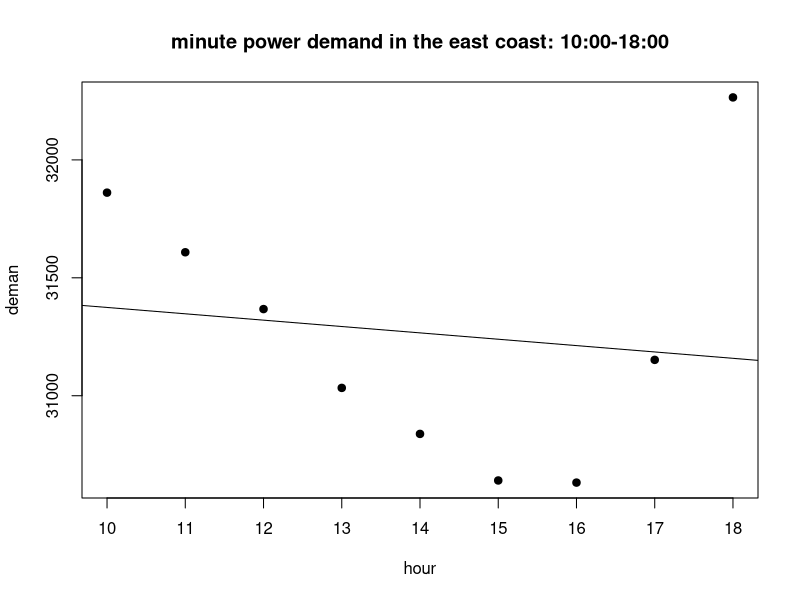
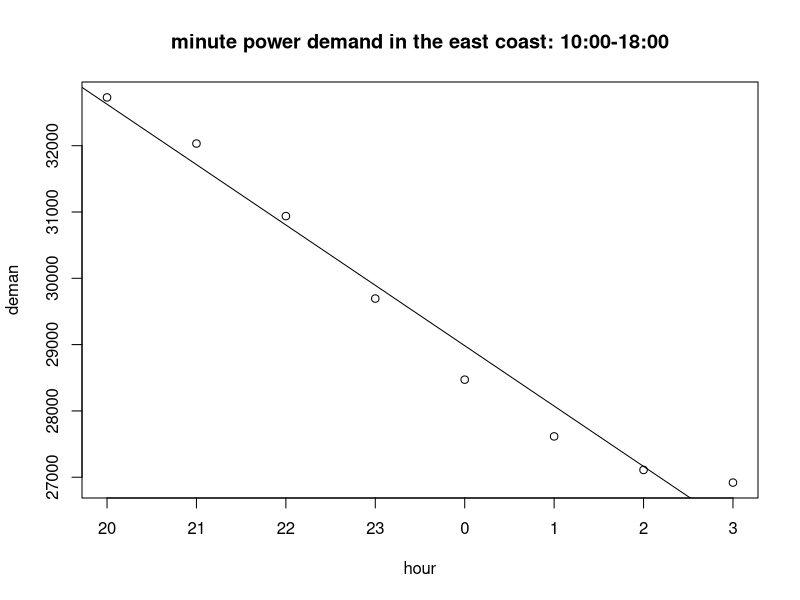

R code for these plots, in order:
A <- read.delim('Week3/table.tsv')
A$DateTime <- as.POSIXct( A$megawatthours, tz = "EST", "%H:%M EST %m/%d/%Y" )

B <- A[ order(A$DateTime), ]


# step 1 create data cube:

BPAT_DF <- data.frame(year = format(B$DateTime,"%Y") ,month = format(B$DateTime,"%m"), day = format(B$DateTime,"%d") ,hour = format(B$DateTime,"%H") , location = "BPAT" ,damand  = B$Demand )
CISO_DF <- data.frame(year = format(B$DateTime,"%Y") ,month = format(B$DateTime,"%m"), day = format(B$DateTime,"%d") ,hour = format(B$DateTime,"%H") , location = "CISO" ,damand  = B$Demand.1 )
CPLE_DF <- data.frame(year = format(B$DateTime,"%Y") ,month = format(B$DateTime,"%m"), day = format(B$DateTime,"%d") ,hour = format(B$DateTime,"%H") , location = "CPLE" ,damand  = B$Demand.2)
ERCO_DF <- data.frame(year = format(B$DateTime,"%Y") ,month = format(B$DateTime,"%m"), day = format(B$DateTime,"%d") ,hour = format(B$DateTime,"%H") , location = "ERCO" ,damand  = B$Demand.3 )
FPL_DF <-  data.frame(year = format(B$DateTime,"%Y") ,month = format(B$DateTime,"%m"), day = format(B$DateTime,"%d") ,hour = format(B$DateTime,"%H") , location = "FPL"  ,damand  = B$Demand.4 )
ISNE_DF <- data.frame(year = format(B$DateTime,"%Y") ,month = format(B$DateTime,"%m"), day = format(B$DateTime,"%d") ,hour = format(B$DateTime,"%H") , location = "ISNE" ,damand  = B$Demand.5 )
MISO_DF <- data.frame(year = format(B$DateTime,"%Y") ,month = format(B$DateTime,"%m"), day = format(B$DateTime,"%d") ,hour = format(B$DateTime,"%H") , location = "MISO" ,damand  = B$Demand.6 )
NYIS_DF <- data.frame(year = format(B$DateTime,"%Y") ,month = format(B$DateTime,"%m"), day = format(B$DateTime,"%d") ,hour = format(B$DateTime,"%H") , location = "NYIS" ,damand  = B$Demand.7 )
PACW_DF <- data.frame(year = format(B$DateTime,"%Y") ,month = format(B$DateTime,"%m"), day = format(B$DateTime,"%d") ,hour = format(B$DateTime,"%H") , location = "PACW" ,damand  = B$Demand.8 )
PJM_DF <-  data.frame(year = format(B$DateTime,"%Y") ,month = format(B$DateTime,"%m"), day = format(B$DateTime,"%d") ,hour = format(B$DateTime,"%H") , location = "PJM"  ,damand  = B$Demand.9 )


df_demand = rbind(BPAT_DF, CISO_DF, CPLE_DF, ERCO_DF, FPL_DF , ISNE_DF, MISO_DF, NYIS_DF, PACW_DF, PJM_DF )
df_demand <- na.omit(df_demand) 

demand_cube <- tapply(df_demand$damand ,
                      df_demand[,c("year","month", "day","hour" ,"location")],
                      FUN = mean )

print(demand_cube)
print (dimnames(demand_cube))

# step 2 dice the cube and create cube of location = PJM, NYIS, ISNE, FPL, CPLE and time = 10:00-18:00, 20:00-03:00 

dice_demand_cube <-
  demand_cube[ ,
               ,
               ,
               c("10" ,"11" ,"12" ,"13" ,"14" ,"15" ,"16" ,"17" ,"18"),
               c("PJM", "NYIS", "ISNE", "FPL", "CPLE")]

print(dice_demand_cube)
print (dimnames(dice_demand_cube))

# step 3 roll up the cube and create data frame of demand per hour:

roll_up_demand_cube <- 
  apply(dice_demand_cube, c("hour"),
        FUN = function(x) mean(x, na.rm = TRUE) )

demand_matrix = as.data.frame(roll_up_demand_cube)
demand_matrix <- cbind(hour = rownames(demand_matrix), demand_matrix)
rownames(demand_matrix) <- 1:nrow(demand_matrix)

demand_vector = demand_matrix$roll_up_demand_cube
demand_vector <- as.matrix(demand_vector)

# step 4 calculate the linear regression according to the slides

demand_matrix$hour <- c("0","1","2","3","4","5","6","7","8")


U = data.frame(free = c(1) , hour = demand_matrix$hour)
U <- as.matrix(sapply(U, as.numeric))
U_tran = t(U)
inverse_UU = solve(U_tran %*% U )
UUU = inverse_UU %*% U_tran
result <- UUU %*% demand_vector



pdf(file = "Week3/ex2_A.pdf",   # The directory you want to save the file in
    width = 6, # The width of the plot in inches
    height = 4)
plot(demand_matrix$hour, demand_matrix$roll_up_demand_cube, pch=19,xaxt = "n", xlab="hour", ylab="deman",main = "minute power demand in the east coast: 10:00-18:00")
minits <- c(10 ,11 ,12 ,13 ,14 ,15 ,16 ,17 ,18)
axis(1, at=0:8, labels=minits)
abline(result[1], result[2])

dev.off()



# ------------------------------for 20:00 - 03:00 ---------------------------------

dice_demand_cube <-
  demand_cube[ ,
               ,
               ,
               c("20","21","22","23","00","01","02","03"),
               c("PJM", "NYIS", "ISNE", "FPL", "CPLE")]

print(dice_demand_cube)
print (dimnames(dice_demand_cube))

# step 3 roll up the cube and create data frame of demand per hour:

roll_up_demand_cube <- 
  apply(dice_demand_cube, c("hour"),
        FUN = function(x) mean(x, na.rm = TRUE) )

demand_matrix = as.data.frame(roll_up_demand_cube)
demand_matrix <- cbind(hour = rownames(demand_matrix), demand_matrix)
rownames(demand_matrix) <- 1:nrow(demand_matrix)

demand_vector = demand_matrix$roll_up_demand_cube
demand_vector <- as.matrix(demand_vector)

# step 4 calculate the linear regression according to the slides

demand_matrix$hour <- c("0","1","2","3","4","5","6","7")

U = data.frame(free = c(1) , hour = demand_matrix$hour)
U <- as.matrix(sapply(U, as.numeric))
U_tran = t(U)
inverse_UU = solve(U_tran %*% U )
UUU = inverse_UU %*% U_tran
result <- UUU %*% demand_vector



pdf(file = "Week3/ex2_B.pdf",   # The directory you want to save the file in
    width = 6, # The width of the plot in inches
    height = 4)
plot(demand_matrix, xaxt = "n", xlab="hour", ylab="deman",main = "minute power demand in the east coast: 10:00-18:00")

minits <- c(20,21,22,23,00,01,02,03)
axis(1, at=0:7, labels=minits)
abline(result[1], result[2])
dev.off()











